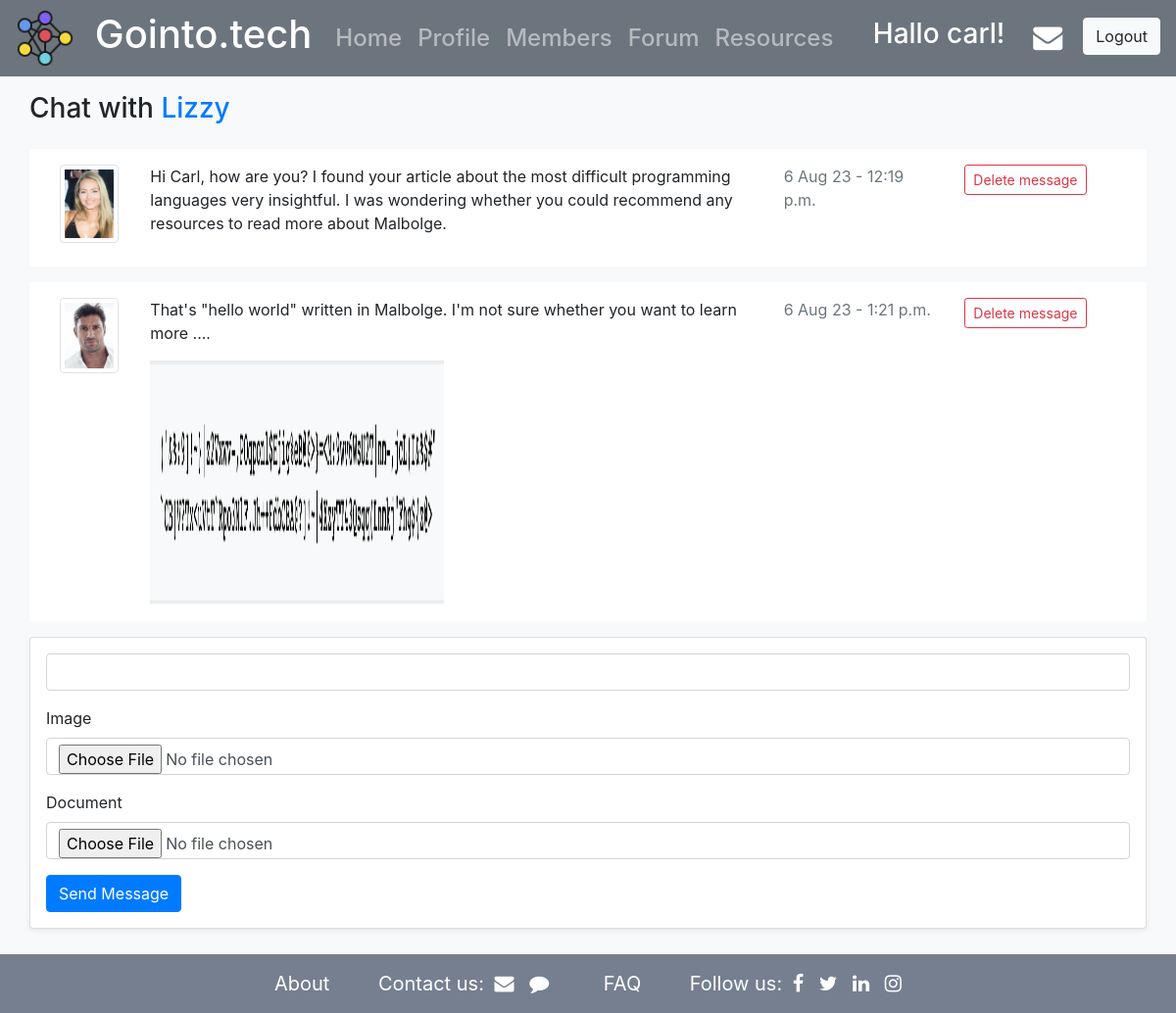
Page /mail/thread/lizzy/ (signed in) on the committed database.
### mail/models.py (models this page shows, shortened)
class MailThread(models.Model):
    sender = models.ForeignKey(User, on_delete=models.CASCADE, related_name='+')
    receiver = models.ForeignKey(User, on_delete=models.CASCADE, related_name='+')

class Message(models.Model):
    thread = models.ForeignKey('MailThread', related_name='messages', on_delete=models.CASCADE, blank=True, null=True)
    sender_user = models.ForeignKey(User, on_delete=models.CASCADE, related_name='+')
    receiver_user = models.ForeignKey(User, on_delete=models.CASCADE, related_name='+')
    body = models.CharField(max_length=2000)
    image = models.ImageField(upload_to='mail_pictures/', blank=True, null=True)
    document = models.FileField(upload_to='mail_documents/', blank=True, null=True)
    sent = models.DateTimeField(auto_now_add=True)

### account/models.py (models this page shows, shortened)
class Profile(models.Model):
    user = models.OneToOneField(User, on_delete=models.CASCADE)
    image = models.ImageField(default='default.png', upload_to='profile_pics/')
    date_of_birth = models.DateField(blank=True, null=True)
    created = models.DateTimeField(auto_now_add=True)
    current_job = models.CharField(blank=True, null=True, max_length=500)
    switching_to = models.CharField(blank=True, null=True, max_length=500)
    location = models.CharField(blank=True, null=True, max_length=100)
    bio = models.TextField(blank=True, null=True)
    career_advice = models.TextField(blank=True, null=True)
    following = models.ManyToManyField("self", blank=True)

### mail/views.py (the view)
# urls.py: path('thread/<str:username>/', views.thread, name='thread'),
@login_required
def thread(request, username):
    if request.method == 'GET':
        form = MessageForm()
        user = User.objects.get(username=username)
        if MailThread.objects.filter(sender=request.user, receiver=user).exists():
            thread = MailThread.objects.filter(sender=request.user, receiver=user)[0]
        elif MailThread.objects.filter(receiver=request.user, sender=user).exists():
            thread = MailThread.objects.filter(receiver=request.user, sender=user)[0]
        else:
            thread = MailThread(sender=request.user, receiver=user)
            thread.save()
        message_list = Message.objects.filter(thread=thread.pk)
        context = {
            'thread': thread,
            'form': form,
            'message_list': message_list
        }
        return render(request, 'mail/thread.html', context)

### mail/forms.py
class MessageForm(forms.ModelForm):
    class Meta:
        model = Message
        fields = ["body", "image", "document"]
        labels ={"body": ""}

### mail/templates/mail/thread.html (shortened to what this page needs)
{% extends "base.html" %}
{% load crispy_forms_tags %}
{% block content %}
  <div class="container ">
    {% if thread.sender == request.user %}
    <div class="row my-3">
      <h3>Chat with <a href="{% url 'user_detail' thread.receiver.username %}">{{ thread.receiver.username|capfirst }}</a></h3>
    </div>
    {% endif %}
    {% for message in message_list %}
      <div class="row mb-3 bg-white p-3">
      {% if message.sender_user == request.user %}
      <div class="col-1">
        <img src="{{ message.sender_user.profile.image.url }}" alt="{{message.sender_user.username}}"
                  class="img-thumbnail" width="60" height="100">
      </div>
      <div class="col-7">
        <p>{{ message.body }}</p>
        {% if message.image %}
        <a href="{{ message.image.url }}">
					<img src="{{ message.image.url }}" class="message-image" width="300" height="250"/>
        </a>
			  {% endif %}
      </div>
      <div class="col-2"><p class="text-secondary">{{ message.sent|date:"j M y - g:i a" }}</p></div>
      <div class="col-2"><a class="btn btn-outline-danger btn-sm" href="{% url 'delete_message' message.pk %}" role="button">Delete message</a></div>
      {% elif message.receiver_user == request.user %}
      <div class="col-1">
        <img src="{{ message.sender_user.profile.image.url }}" alt="{{message.sender_user.username}}"
                  class="img-thumbnail" width="60" height="100">
      </div>
      <div class="col-7">
        <p>{{ message.body }}</p>
      </div>
      <div class="col-2"><p class="text-secondary">{{ message.sent|date:"j M y - g:i a" }}</p></div>
      <div class="col-2"> <a class="btn btn-outline-danger btn-sm" href="{% url 'delete_message' message.pk %}" role="button">Delete message</a></div>
      {% endif %}
      </div>
    {% endfor %}
  <div class="row">
    <div class="card col-md-12 p-3 mb-4 shadow-sm">
      <form method="POST" action="{% url 'new_message' thread.pk %}" enctype="multipart/form-data">
        {{ form | crispy }}
          <button class="btn btn-primary" type="submit">Send Message</button>
      </form>
    </div>
  </div>
</div>
{% endblock content %}

### templates/base.html (shortened to what this page needs)
{% load static %}
<!doctype html>
<html lang="en">
<head>
  <link href="https://maxcdn.bootstrapcdn.com/font-awesome/4.4.0/css/font-awesome.min.css" rel="stylesheet"/>
  <link rel="stylesheet" href="https://cdn.jsdelivr.net/npm/bootstrap@4.1.3/dist/css/bootstrap.min.css">
  <link rel="stylesheet" href="{% static 'css/base.css' %}">
</head>
<body class="bg-light">
    <nav class="navbar navbar-expand-lg navbar-dark bg-secondary py-1">
        <a class="navbar-brand text-white font-weight-bold" href="{% url 'index' %}">
            <img src={% static 'images/logo1.png' %} width="60" height="60" class="d-inline-block align-center" alt="">
            <p class="d-inline-block h1 ml-3 align-middle">Gointo.tech</p>
        </a>
        <div class="collapse navbar-collapse text-white" id="navbarText">
            <ul class="navbar-nav mr-auto h4">
                {% if user.is_authenticated %}
              <li class="nav-item">
                <a class="nav-link" href="{% url 'actions:dashboard' %}">Home </a>
              </li>
              <li class="nav-item">
                <a class="nav-link" href="{% url 'profile' %}">Profile</a>
              </li>
              <li class="nav-item">
                <a class="nav-link" href="{% url 'user_list' %}">Members</a>
              </li>
              <li class="nav-item">
                <a class="nav-link" href="{% url 'forum:thread_list' %}">Forum</a>
              </li>
                {% endif %}
              <li class="nav-item">
                <a class="nav-link" href="{% url 'resources:article_list' %}">Resources</a>
              </li>
            </ul>
            {% if user.is_authenticated %}
            <div class="d-inline-flex my-2">
                <div class="h3  text-white mr-4"> Hallo {{ user.username }}!</div>
                <a href="{% url 'mailbox' %}"><i class="fa fa-envelope" style="color:white; font-size: 30px; padding: 5px;"></i></a>
                <a href="{% url 'logout' %}">
                <button class="btn btn-light ml-3" type="submit">Logout</button>
                </a>
            </div>
              {% endif %}
        </div>
    </nav>
    {% block content %}
    {% endblock content %}
    <footer class="footer">
      <div class="container text-center">
        <span><a href="#">About</a></span>
        <span>Contact us:
          <a href="#"><i class="fa fa-envelope"></i></a>
          <a href="#"><i class="fa fa-comment"></i></a>
        </span>
        <span><a href="#">FAQ</a></span>
        <span>Follow us:
          <a href="#"><i class="fa fa-facebook"></i></a>
          <a href="#"><i class="fa fa-twitter"></i></a>
          <a href="#"><i class="fa fa-linkedin"></i></a>
          <a href="#"><i class="fa fa-instagram"></i></a>
        </span>
      </div>
    </footer>
</body>
</html>

### static/css/base.css (style rules this page uses)
html { position: relative; min-height: 100%; }
body { margin-bottom: 60px; }
.footer { position: absolute; bottom: 0; width: 100%; height: 60px; line-height: 60px; background: #757f90; }
.footer a { color: white; font-size: 20px; padding: 5px; transition: all .5s ease; }
.footer span { color: white; font-size: 20px; padding: 20px; }

### rows in the picture
MailThread: receiver.username "Lizzy"
Message: sender_user.profile.image (picture), body "Hi Carl, how are you? I found your article about the most difficult programming languages very insightful. I was wondering whether you could recommend any resources to read more about Malbolge.", sent "6 Aug 23 - 12:19 p.m."
Message: sender_user.profile.image (picture), body "That's \"hello world\" written in Malbolge. I'm not sure whether you want to learn more ....", image (picture), sent "6 Aug 23 - 1:21 p.m."

### other values in the picture
{{ user.username }} "carl"
